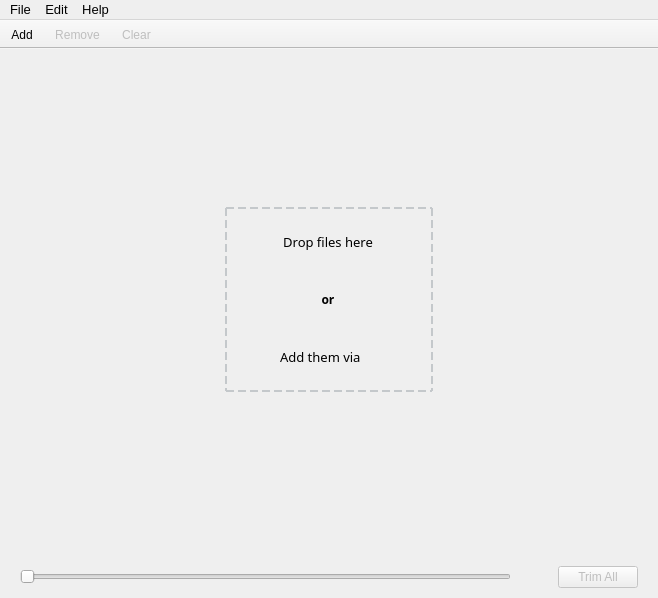
<?xml version="1.0" encoding="UTF-8"?>
<ui version="4.0">
 <class>MainWindow</class>
 <widget class="QMainWindow" name="MainWindow">
  <property name="geometry">
   <rect>
    <x>0</x>
    <y>0</y>
    <width>658</width>
    <height>598</height>
   </rect>
  </property>
  <property name="windowTitle">
   <string>Video Trimmer</string>
  </property>
  <widget class="QWidget" name="centralwidget">
   <layout class="QVBoxLayout" name="verticalLayout">
    <property name="leftMargin">
     <number>0</number>
    </property>
    <property name="topMargin">
     <number>0</number>
    </property>
    <property name="rightMargin">
     <number>0</number>
    </property>
    <property name="bottomMargin">
     <number>0</number>
    </property>
    <item>
     <widget class="QStackedWidget" name="stackedWidget">
      <property name="sizePolicy">
       <sizepolicy hsizetype="Expanding" vsizetype="Expanding">
        <horstretch>0</horstretch>
        <verstretch>0</verstretch>
       </sizepolicy>
      </property>
      <property name="currentIndex">
       <number>1</number>
      </property>
      <widget class="QWidget" name="files_page"/>
      <widget class="QWidget" name="no_files_page">
       <property name="sizePolicy">
        <sizepolicy hsizetype="Expanding" vsizetype="Expanding">
         <horstretch>0</horstretch>
         <verstretch>0</verstretch>
        </sizepolicy>
       </property>
       <layout class="QVBoxLayout" name="verticalLayout_2">
        <item>
         <spacer name="verticalSpacer_19">
          <property name="orientation">
           <enum>Qt::Vertical</enum>
          </property>
          <property name="sizeType">
           <enum>QSizePolicy::Preferred</enum>
          </property>
          <property name="sizeHint" stdset="0">
           <size>
            <width>20</width>
            <height>140</height>
           </size>
          </property>
         </spacer>
        </item>
        <item>
         <widget class="QWidget" name="widget_10" native="true">
          <property name="sizePolicy">
           <sizepolicy hsizetype="Preferred" vsizetype="Preferred">
            <horstretch>0</horstretch>
            <verstretch>0</verstretch>
           </sizepolicy>
          </property>
          <layout class="QHBoxLayout" name="horizontalLayout_11">
           <item>
            <spacer name="horizontalSpacer_38">
             <property name="orientation">
              <enum>Qt::Horizontal</enum>
             </property>
             <property name="sizeType">
              <enum>QSizePolicy::Expanding</enum>
             </property>
             <property name="sizeHint" stdset="0">
              <size>
               <width>150</width>
               <height>20</height>
              </size>
             </property>
            </spacer>
           </item>
           <item>
            <widget class="QWidget" name="message_container_10" native="true">
             <property name="sizePolicy">
              <sizepolicy hsizetype="MinimumExpanding" vsizetype="MinimumExpanding">
               <horstretch>0</horstretch>
               <verstretch>0</verstretch>
              </sizepolicy>
             </property>
             <property name="styleSheet">
              <string notr="true">border: 2px dashed #C4C8CB</string>
             </property>
             <layout class="QVBoxLayout" name="verticalLayout_12">
              <property name="rightMargin">
               <number>11</number>
              </property>
              <item>
               <widget class="QLabel" name="or_text_10">
                <property name="sizePolicy">
                 <sizepolicy hsizetype="Minimum" vsizetype="Minimum">
                  <horstretch>0</horstretch>
                  <verstretch>0</verstretch>
                 </sizepolicy>
                </property>
                <property name="font">
                 <font>
                  <family>Segoe Print</family>
                  <pointsize>10</pointsize>
                 </font>
                </property>
                <property name="styleSheet">
                 <string notr="true">border:0</string>
                </property>
                <property name="text">
                 <string>Drop files here</string>
                </property>
                <property name="alignment">
                 <set>Qt::AlignCenter</set>
                </property>
               </widget>
              </item>
              <item>
               <widget class="QLabel" name="drop_file_text_10">
                <property name="sizePolicy">
                 <sizepolicy hsizetype="Minimum" vsizetype="Minimum">
                  <horstretch>0</horstretch>
                  <verstretch>0</verstretch>
                 </sizepolicy>
                </property>
                <property name="font">
                 <font>
                  <family>Segoe Print</family>
                  <bold>true</bold>
                 </font>
                </property>
                <property name="styleSheet">
                 <string notr="true">border:0</string>
                </property>
                <property name="text">
                 <string>or</string>
                </property>
                <property name="alignment">
                 <set>Qt::AlignCenter</set>
                </property>
               </widget>
              </item>
              <item>
               <layout class="QHBoxLayout" name="add_via_container_10" stretch="0,1,1,0">
                <property name="topMargin">
                 <number>0</number>
                </property>
                <property name="bottomMargin">
                 <number>0</number>
                </property>
                <item>
                 <spacer name="horizontalSpacer_39">
                  <property name="orientation">
                   <enum>Qt::Horizontal</enum>
                  </property>
                  <property name="sizeHint" stdset="0">
                   <size>
                    <width>40</width>
                    <height>20</height>
                   </size>
                  </property>
                 </spacer>
                </item>
                <item>
                 <widget class="QLabel" name="add_via_text_10">
                  <property name="sizePolicy">
                   <sizepolicy hsizetype="Fixed" vsizetype="Minimum">
                    <horstretch>0</horstretch>
                    <verstretch>0</verstretch>
                   </sizepolicy>
                  </property>
                  <property name="font">
                   <font>
                    <family>Segoe Print</family>
                    <pointsize>10</pointsize>
                   </font>
                  </property>
                  <property name="styleSheet">
                   <string notr="true">border:0</string>
                  </property>
                  <property name="text">
                   <string>Add them via </string>
                  </property>
                  <property name="alignment">
                   <set>Qt::AlignCenter</set>
                  </property>
                 </widget>
                </item>
                <item>
                 <widget class="QLabel" name="plus_icon_10">
                  <property name="sizePolicy">
                   <sizepolicy hsizetype="Fixed" vsizetype="Minimum">
                    <horstretch>0</horstretch>
                    <verstretch>0</verstretch>
                   </sizepolicy>
                  </property>
                  <property name="styleSheet">
                   <string notr="true">border: 0</string>
                  </property>
                  <property name="text">
                   <string/>
                  </property>
                  <property name="pixmap">
                   <pixmap resource="resources/res.qrc">:/img/plus-small.png</pixmap>
                  </property>
                 </widget>
                </item>
                <item>
                 <spacer name="horizontalSpacer_40">
                  <property name="orientation">
                   <enum>Qt::Horizontal</enum>
                  </property>
                  <property name="sizeHint" stdset="0">
                   <size>
                    <width>40</width>
                    <height>20</height>
                   </size>
                  </property>
                 </spacer>
                </item>
               </layout>
              </item>
             </layout>
            </widget>
           </item>
           <item>
            <spacer name="horizontalSpacer_41">
             <property name="orientation">
              <enum>Qt::Horizontal</enum>
             </property>
             <property name="sizeType">
              <enum>QSizePolicy::Expanding</enum>
             </property>
             <property name="sizeHint" stdset="0">
              <size>
               <width>40</width>
               <height>20</height>
              </size>
             </property>
            </spacer>
           </item>
          </layout>
         </widget>
        </item>
        <item>
         <spacer name="verticalSpacer_20">
          <property name="orientation">
           <enum>Qt::Vertical</enum>
          </property>
          <property name="sizeType">
           <enum>QSizePolicy::Preferred</enum>
          </property>
          <property name="sizeHint" stdset="0">
           <size>
            <width>20</width>
            <height>140</height>
           </size>
          </property>
         </spacer>
        </item>
       </layout>
      </widget>
     </widget>
    </item>
    <item>
     <layout class="QHBoxLayout" name="horizontalLayout_6" stretch="0,0,0">
      <property name="spacing">
       <number>7</number>
      </property>
      <property name="leftMargin">
       <number>20</number>
      </property>
      <property name="topMargin">
       <number>10</number>
      </property>
      <property name="rightMargin">
       <number>20</number>
      </property>
      <property name="bottomMargin">
       <number>10</number>
      </property>
      <item>
       <widget class="QSlider" name="horizontalSlider_2">
        <property name="enabled">
         <bool>false</bool>
        </property>
        <property name="sizePolicy">
         <sizepolicy hsizetype="Expanding" vsizetype="Fixed">
          <horstretch>0</horstretch>
          <verstretch>0</verstretch>
         </sizepolicy>
        </property>
        <property name="orientation">
         <enum>Qt::Horizontal</enum>
        </property>
       </widget>
      </item>
      <item>
       <spacer name="horizontalSpacer_2">
        <property name="orientation">
         <enum>Qt::Horizontal</enum>
        </property>
        <property name="sizeType">
         <enum>QSizePolicy::Minimum</enum>
        </property>
        <property name="sizeHint" stdset="0">
         <size>
          <width>40</width>
          <height>20</height>
         </size>
        </property>
       </spacer>
      </item>
      <item>
       <widget class="QPushButton" name="pushButton_3">
        <property name="enabled">
         <bool>false</bool>
        </property>
        <property name="sizePolicy">
         <sizepolicy hsizetype="Minimum" vsizetype="Fixed">
          <horstretch>0</horstretch>
          <verstretch>0</verstretch>
         </sizepolicy>
        </property>
        <property name="text">
         <string>Trim All</string>
        </property>
       </widget>
      </item>
     </layout>
    </item>
   </layout>
  </widget>
  <widget class="QMenuBar" name="menuBar">
   <property name="geometry">
    <rect>
     <x>0</x>
     <y>0</y>
     <width>658</width>
     <height>27</height>
    </rect>
   </property>
   <property name="font">
    <font>
     <pointsize>10</pointsize>
    </font>
   </property>
   <widget class="QMenu" name="menuFile">
    <property name="font">
     <font>
      <pointsize>8</pointsize>
      <bold>false</bold>
      <underline>false</underline>
     </font>
    </property>
    <property name="title">
     <string>File</string>
    </property>
    <addaction name="actionAdd"/>
    <addaction name="actionRemove"/>
    <addaction name="actionClear"/>
    <addaction name="actionExit"/>
   </widget>
   <widget class="QMenu" name="menuEdit">
    <property name="title">
     <string>Edit</string>
    </property>
   </widget>
   <widget class="QMenu" name="menuHelp">
    <property name="title">
     <string>Help</string>
    </property>
   </widget>
   <addaction name="menuFile"/>
   <addaction name="menuEdit"/>
   <addaction name="menuHelp"/>
  </widget>
  <widget class="QToolBar" name="toolBar">
   <property name="windowTitle">
    <string>toolBar</string>
   </property>
   <property name="styleSheet">
    <string notr="true">border:{0}</string>
   </property>
   <property name="movable">
    <bool>false</bool>
   </property>
   <property name="allowedAreas">
    <set>Qt::AllToolBarAreas</set>
   </property>
   <attribute name="toolBarArea">
    <enum>TopToolBarArea</enum>
   </attribute>
   <attribute name="toolBarBreak">
    <bool>false</bool>
   </attribute>
   <addaction name="actionAdd"/>
  </widget>
  <widget class="QToolBar" name="toolBar_2">
   <property name="windowTitle">
    <string>toolBar_2</string>
   </property>
   <property name="movable">
    <bool>false</bool>
   </property>
   <attribute name="toolBarArea">
    <enum>TopToolBarArea</enum>
   </attribute>
   <attribute name="toolBarBreak">
    <bool>false</bool>
   </attribute>
   <addaction name="actionRemove"/>
  </widget>
  <widget class="QToolBar" name="toolBar_3">
   <property name="windowTitle">
    <string>toolBar_3</string>
   </property>
   <property name="movable">
    <bool>false</bool>
   </property>
   <attribute name="toolBarArea">
    <enum>TopToolBarArea</enum>
   </attribute>
   <attribute name="toolBarBreak">
    <bool>false</bool>
   </attribute>
   <addaction name="actionClear"/>
  </widget>
  <action name="actionAdd">
   <property name="icon">
    <iconset resource="resources/res.qrc">
     <normaloff>:/img/plus.png</normaloff>:/img/plus.png</iconset>
   </property>
   <property name="text">
    <string>Add</string>
   </property>
  </action>
  <action name="actionRemove">
   <property name="enabled">
    <bool>false</bool>
   </property>
   <property name="icon">
    <iconset resource="resources/res.qrc">
     <normaloff>:/img/minus.png</normaloff>:/img/minus.png</iconset>
   </property>
   <property name="text">
    <string>Remove</string>
   </property>
  </action>
  <action name="actionExit">
   <property name="icon">
    <iconset resource="resources/res.qrc">
     <normaloff>:/img/exit.png</normaloff>:/img/exit.png</iconset>
   </property>
   <property name="text">
    <string>Exit</string>
   </property>
  </action>
  <action name="actionClear">
   <property name="enabled">
    <bool>false</bool>
   </property>
   <property name="icon">
    <iconset resource="resources/res.qrc">
     <normaloff>:/img/eraser.png</normaloff>:/img/eraser.png</iconset>
   </property>
   <property name="text">
    <string>Clear</string>
   </property>
  </action>
 </widget>
 <resources>
  <include location="resources/res.qrc"/>
 </resources>
 <connections/>
</ui>
